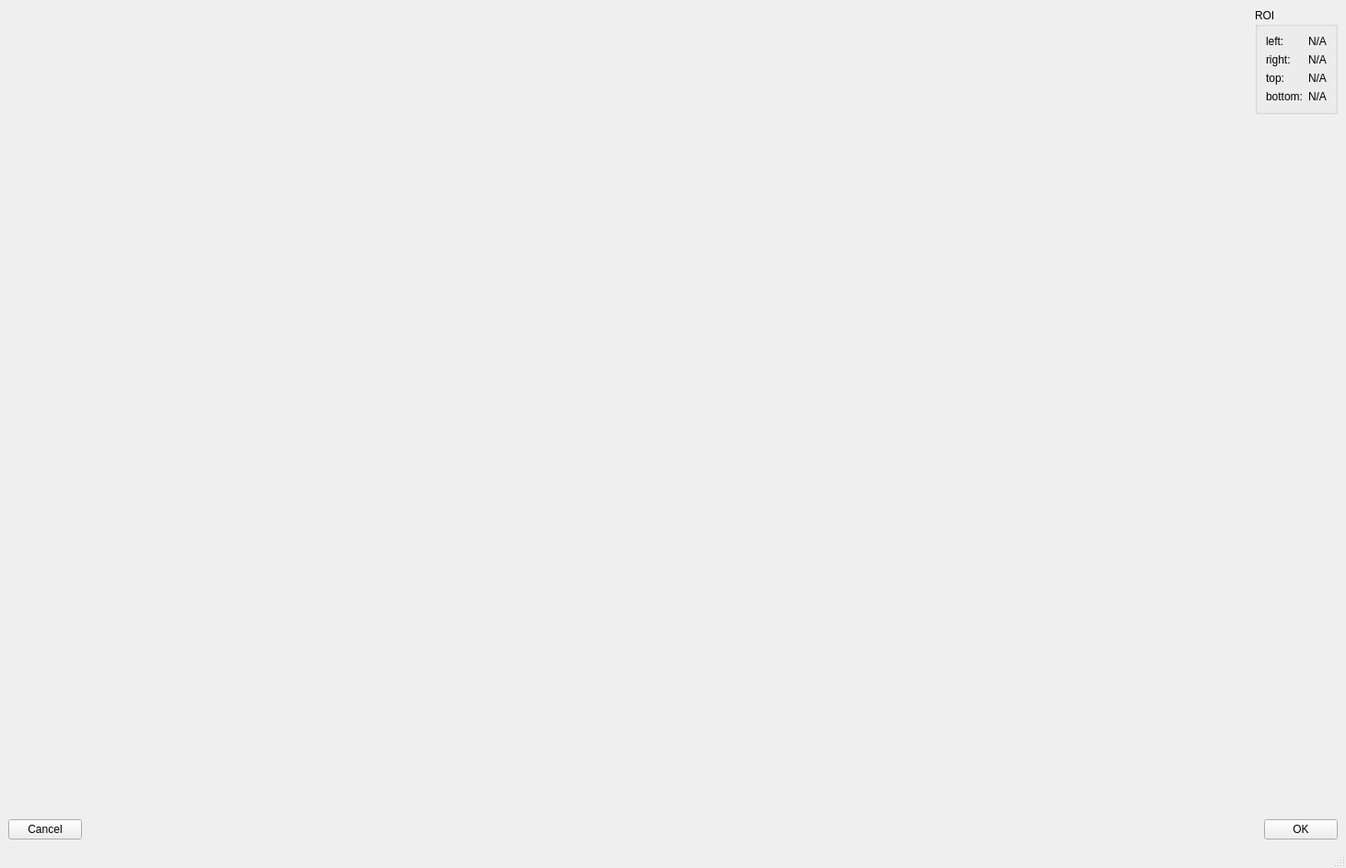
<?xml version="1.0" encoding="UTF-8"?>
<ui version="4.0">
 <class>MainWindow</class>
 <widget class="QMainWindow" name="MainWindow">
  <property name="geometry">
   <rect>
    <x>0</x>
    <y>0</y>
    <width>1462</width>
    <height>943</height>
   </rect>
  </property>
  <property name="windowTitle">
   <string>MainWindow</string>
  </property>
  <widget class="QWidget" name="centralwidget">
   <layout class="QVBoxLayout" name="verticalLayout_2">
    <item>
     <layout class="QHBoxLayout" name="horizontalLayout_3">
      <item>
       <layout class="QHBoxLayout" name="horizontalLayout_2">
        <item>
         <widget class="QWidget" name="widget" native="true">
          <property name="sizePolicy">
           <sizepolicy hsizetype="Expanding" vsizetype="Expanding">
            <horstretch>0</horstretch>
            <verstretch>0</verstretch>
           </sizepolicy>
          </property>
          <property name="minimumSize">
           <size>
            <width>800</width>
            <height>0</height>
           </size>
          </property>
         </widget>
        </item>
       </layout>
      </item>
      <item>
       <layout class="QVBoxLayout" name="verticalLayout">
        <item>
         <widget class="QGroupBox" name="groupBox">
          <property name="title">
           <string>ROI</string>
          </property>
          <layout class="QGridLayout" name="gridLayout">
           <item row="0" column="0">
            <widget class="QLabel" name="label">
             <property name="text">
              <string>left: </string>
             </property>
            </widget>
           </item>
           <item row="0" column="1">
            <widget class="QLabel" name="label_5">
             <property name="text">
              <string>N/A</string>
             </property>
            </widget>
           </item>
           <item row="1" column="0">
            <widget class="QLabel" name="label_2">
             <property name="text">
              <string>right:</string>
             </property>
            </widget>
           </item>
           <item row="1" column="1">
            <widget class="QLabel" name="label_6">
             <property name="text">
              <string>N/A</string>
             </property>
            </widget>
           </item>
           <item row="2" column="0">
            <widget class="QLabel" name="label_4">
             <property name="text">
              <string>top:</string>
             </property>
            </widget>
           </item>
           <item row="2" column="1">
            <widget class="QLabel" name="label_7">
             <property name="text">
              <string>N/A</string>
             </property>
            </widget>
           </item>
           <item row="3" column="0">
            <widget class="QLabel" name="label_3">
             <property name="text">
              <string>bottom:</string>
             </property>
            </widget>
           </item>
           <item row="3" column="1">
            <widget class="QLabel" name="label_8">
             <property name="text">
              <string>N/A</string>
             </property>
            </widget>
           </item>
          </layout>
         </widget>
        </item>
        <item>
         <spacer name="verticalSpacer">
          <property name="orientation">
           <enum>Qt::Vertical</enum>
          </property>
          <property name="sizeHint" stdset="0">
           <size>
            <width>20</width>
            <height>40</height>
           </size>
          </property>
         </spacer>
        </item>
       </layout>
      </item>
     </layout>
    </item>
    <item>
     <layout class="QHBoxLayout" name="horizontalLayout">
      <item>
       <widget class="QPushButton" name="cancel_button">
        <property name="text">
         <string>Cancel</string>
        </property>
       </widget>
      </item>
      <item>
       <spacer name="horizontalSpacer">
        <property name="orientation">
         <enum>Qt::Horizontal</enum>
        </property>
        <property name="sizeHint" stdset="0">
         <size>
          <width>40</width>
          <height>20</height>
         </size>
        </property>
       </spacer>
      </item>
      <item>
       <widget class="QPushButton" name="apply_button">
        <property name="text">
         <string>OK</string>
        </property>
       </widget>
      </item>
     </layout>
    </item>
   </layout>
  </widget>
  <widget class="QMenuBar" name="menubar">
   <property name="geometry">
    <rect>
     <x>0</x>
     <y>0</y>
     <width>1462</width>
     <height>24</height>
    </rect>
   </property>
  </widget>
  <widget class="QStatusBar" name="statusbar"/>
 </widget>
 <resources/>
 <connections>
  <connection>
   <sender>cancel_button</sender>
   <signal>clicked()</signal>
   <receiver>MainWindow</receiver>
   <slot>cancel_clicked()</slot>
   <hints>
    <hint type="sourcelabel">
     <x>71</x>
     <y>512</y>
    </hint>
    <hint type="destinationlabel">
     <x>179</x>
     <y>478</y>
    </hint>
   </hints>
  </connection>
  <connection>
   <sender>apply_button</sender>
   <signal>clicked()</signal>
   <receiver>MainWindow</receiver>
   <slot>apply_clicked()</slot>
   <hints>
    <hint type="sourcelabel">
     <x>1214</x>
     <y>512</y>
    </hint>
    <hint type="destinationlabel">
     <x>552</x>
     <y>492</y>
    </hint>
   </hints>
  </connection>
 </connections>
 <slots>
  <slot>cancel_clicked()</slot>
  <slot>apply_clicked()</slot>
  <slot>circle_center_changed()</slot>
  <slot>sector_radio_button_changed()</slot>
  <slot>sector_changed()</slot>
  <slot>guide_color_changed()</slot>
  <slot>grid_size_changed()</slot>
  <slot>remove_roi_button_clicked()</slot>
  <slot>add_roi_button_clicked()</slot>
  <slot>update_table_roi()</slot>
 </slots>
</ui>
